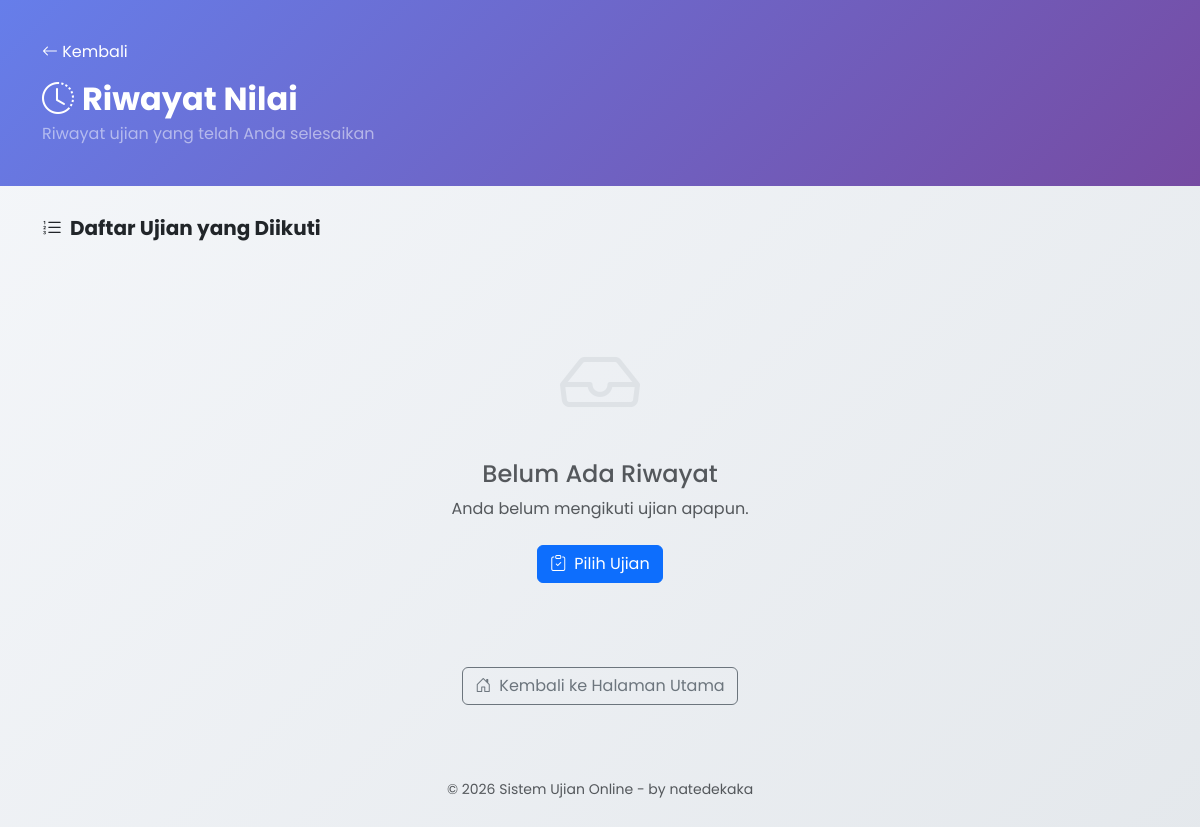
The app's page /riwayat.php?nis=12344, older data.
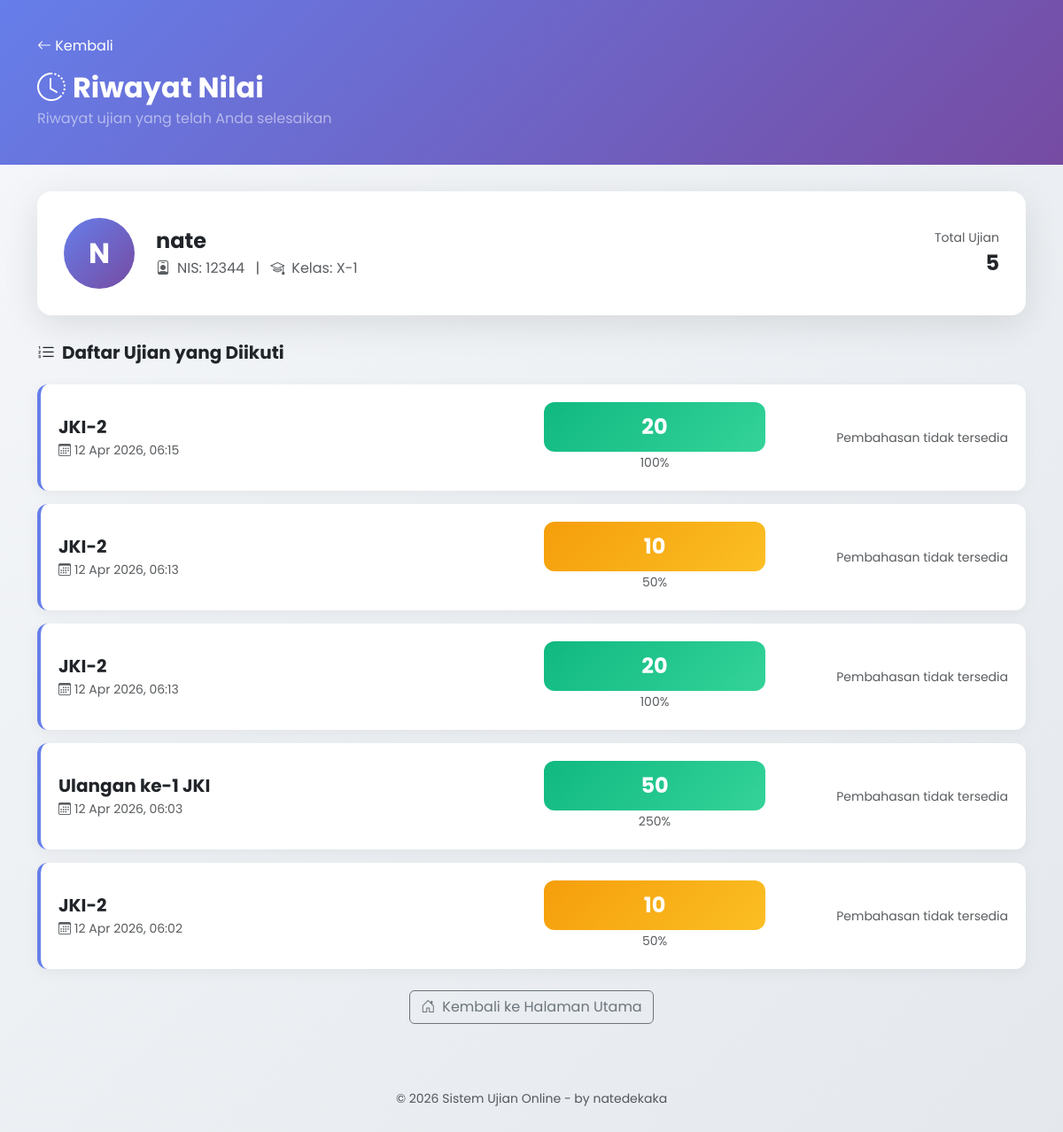
The same page, newer data.
### tables this page shows
CREATE TABLE `hasil_ujian` (
  `id` int NOT NULL AUTO_INCREMENT,
  `id_ujian` int NOT NULL,
  `nis` varchar(50) NOT NULL,
  `nama` varchar(100) NOT NULL,
  `kelas` varchar(50) NOT NULL,
  `total_skor` int DEFAULT '0',
  `waktu_submit` datetime DEFAULT CURRENT_TIMESTAMP,
  `detail_jawaban` text,
  `device_fingerprint` varchar(64) DEFAULT NULL,
  `ip_address` varchar(45) DEFAULT NULL,
  `total_violations` int DEFAULT '0',
  `submitted_at` datetime DEFAULT NULL,
  PRIMARY KEY (`id`),
  KEY `id_ujian` (`id_ujian`),
  KEY `idx_ujian_nis` (`id_ujian`,`nis`),
  CONSTRAINT `hasil_ujian_ibfk_1` FOREIGN KEY (`id_ujian`) REFERENCES `ujian` (`id`) ON DELETE CASCADE
);

CREATE TABLE `ujian` (
  `id` int NOT NULL AUTO_INCREMENT,
  `judul_ujian` varchar(255) NOT NULL,
  `deskripsi` text,
  `status` enum('aktif','nonaktif') DEFAULT 'nonaktif',
  `tgl_dibuat` datetime DEFAULT CURRENT_TIMESTAMP,
  `updated_at` timestamp NULL DEFAULT CURRENT_TIMESTAMP ON UPDATE CURRENT_TIMESTAMP,
  `kode_ujian` varchar(20) DEFAULT NULL,
  `allow_ip` text,
  `enable_browser_lock` enum('ya','tidak') DEFAULT 'tidak',
  `max_violations` int DEFAULT '3',
  `enable_device_check` enum('ya','tidak') DEFAULT 'tidak',
  `waktu_tersedia` int DEFAULT '0',
  `acak_soal` enum('ya','tidak') DEFAULT 'tidak',
  `acak_opsi` enum('ya','tidak') DEFAULT 'tidak',
  `tampilkan_review` enum('ya','tidak') DEFAULT 'tidak',
  `tampilkan_skor` enum('ya','tidak') DEFAULT 'ya',
  PRIMARY KEY (`id`)
);

### riwayat.php (the view, shortened to what the changed rows need)
<?php
require_once 'config/init_sekolah.php';
$nis = trim($_GET['nis']);
$has_review_col = false;
$result_cols = $conn->query("SHOW COLUMNS FROM ujian LIKE 'tampilkan_review'");
if ($result_cols && $result_cols->num_rows > 0) {
    $has_review_col = true;
}
if ($has_review_col) {
    $stmt = $conn->prepare("
        SELECT h.*, u.judul_ujian, u.tampilkan_review
        FROM hasil_ujian h
        JOIN ujian u ON h.id_ujian = u.id
        WHERE h.nis = ?
        ORDER BY h.waktu_submit DESC
    ");
}
$stmt->bind_param("s", $nis);
$stmt->execute();
$result = $stmt->get_result();
$riwayat_list = [];
while ($row = $result->fetch_assoc()) {
    $riwayat_list[] = $row;
}
$stmt = $conn->prepare("SELECT DISTINCT nama, kelas FROM hasil_ujian WHERE nis = ? LIMIT 1");
$stmt->bind_param("s", $nis);
$stmt->execute();
$result = $stmt->get_result();
$siswa = $result->fetch_assoc();
?>
<!DOCTYPE html>
<html lang="id">
<head>
    <link href="vendor/bootstrap/bootstrap.min.css" rel="stylesheet">
    <link rel="stylesheet" href="vendor/bootstrap-icons/bootstrap-icons.min.css">
</head>
<body>
    <div class="hero-section">
        <div class="container">
            <div class="row align-items-center">
                <div class="col-md-8">
                    <h2 class="text-white fw-bold mb-1">
                        <i class="bi bi-clock-history me-2"></i>Riwayat Nilai
                    </h2>
                </div>
            </div>
        </div>
    </div>
    <div class="container pb-5">
        <?php if ($siswa): ?>
        <div class="profile-card">
            <div class="row align-items-center">
                <div class="col-auto">
                    <div class="profile-avatar">
                        <?= strtoupper(substr($siswa['nama'] ?? 'S', 0, 1)) ?>
                    </div>
                </div>
                <div class="col">
                    <h4 class="fw-bold mb-1"><?= htmlspecialchars($siswa['nama']) ?></h4>
                    <p class="text-muted mb-0">
                        <i class="bi bi-person-badge me-2"></i>NIS: <?= htmlspecialchars($nis) ?>
                        <span class="mx-2">|</span>
                        <i class="bi bi-mortarboard me-2"></i>Kelas: <?= htmlspecialchars($siswa['kelas']) ?>
                    </p>
                </div>
                <div class="col-auto text-end">
                    <div class="text-muted small">Total Ujian</div>
                    <div class="fw-bold fs-4"><?= count($riwayat_list) ?></div>
                </div>
            </div>
        </div>
        <?php endif; ?>
        <?php if (count($riwayat_list) > 0): ?>
            <?php foreach ($riwayat_list as $rw): ?>
            <?php
            $stmt = $conn->prepare("SELECT COUNT(*) as total FROM soal WHERE id_ujian = ?");
            $stmt->bind_param("i", $rw['id_ujian']);
            $stmt->execute();
            $jml_soal = $stmt->get_result()->fetch_assoc()['total'];
            $nilai_persen = $jml_soal > 0 ? round(($rw['total_skor'] / ($jml_soal * 10)) * 100) : 0;
            if ($nilai_persen >= 80) {
                $skor_class = 'skor-sangat-baik';
            } elseif ($nilai_persen >= 60) {
                $skor_class = 'skor-baik';
            } elseif ($nilai_persen >= 40) {
                $skor_class = 'skor-cukup';
            } else {
                $skor_class = 'skor-kurang';
            }
            ?>
            <div class="history-card">
                <div class="row align-items-center">
                    <div class="col-md-6">
                        <h5 class="fw-bold mb-1"><?= htmlspecialchars($rw['judul_ujian']) ?></h5>
                        <p class="text-muted mb-0 small">
                            <i class="bi bi-calendar3 me-1"></i><?= date('d M Y, H:i', strtotime($rw['waktu_submit'])) ?>
                        </p>
                    </div>
                    <div class="col-md-3 text-center">
                        <div class="skor-badge <?= $skor_class ?>">
                            <?= $rw['total_skor'] ?>
                        </div>
                        <small class="text-muted"><?= $nilai_persen ?>%</small>
                    </div>
                    <div class="col-md-3 text-end">
                        <?php if ($has_review_col && isset($rw['tampilkan_review']) && $rw['tampilkan_review'] === 'ya'): ?>
                        <a href="review.php?nis=<?= urlencode($nis) ?>&id_ujian=<?= $rw['id_ujian'] ?>" class="btn btn-review">
                            <i class="bi bi-card-checklist me-1"></i>Lihat Pembahasan
                        </a>
                        <?php else: ?>
                        <span class="text-muted small">Pembahasan tidak tersedia</span>
                        <?php endif; ?>
                    </div>
                </div>
            </div>
            <?php endforeach; ?>
        <?php else: ?>
        <div class="empty-state">
            <i class="bi bi-inbox empty-icon"></i>
            <h4 class="mt-3 text-muted">Belum Ada Riwayat</h4>
            <p class="text-muted">Anda belum mengikuti ujian apapun.</p>
            <a href="index.php" class="btn btn-primary mt-2">
                <i class="bi bi-clipboard-check me-2"></i>Pilih Ujian
            </a>
        </div>
        <?php endif; ?>
    </div>
</body>
</html>

Row changes from the older to the newer data that the page shows:
now on this page (row edited): hasil_ujian: id_ujian.judul_ujian "JKI-2", waktu_submit "12 Apr 2026, 06:15", total_skor "20", nilai_persen "100"
added hasil_ujian: id_ujian.judul_ujian "JKI-2", waktu_submit "12 Apr 2026, 06:13", total_skor "10", nilai_persen "50"
added hasil_ujian: id_ujian.judul_ujian "JKI-2", waktu_submit "12 Apr 2026, 06:13", total_skor "20", nilai_persen "100"
now on this page (row edited): hasil_ujian: id_ujian.judul_ujian "Ulangan ke-1 JKI", waktu_submit "12 Apr 2026, 06:03", total_skor "50", nilai_persen "250"
now on this page (row edited): hasil_ujian: id_ujian.judul_ujian "JKI-2", waktu_submit "12 Apr 2026, 06:02", total_skor "10", nilai_persen "50"
Text that changed along with them:
substr($siswa['nama'] ?? 'S', 0, 1): (not shown) → "N"
$siswa['nama']: (not shown) → "nate"
$nis: (not shown) → "12344"
$siswa['kelas']: (not shown) → "X-1"
count($riwayat_list): (not shown) → "5"
text no longer shown: "Belum Ada Riwayat Anda belum mengikuti ujian apapun. Pilih Ujian"
text now shown: "NIS: | Kelas: Total Ujian"
